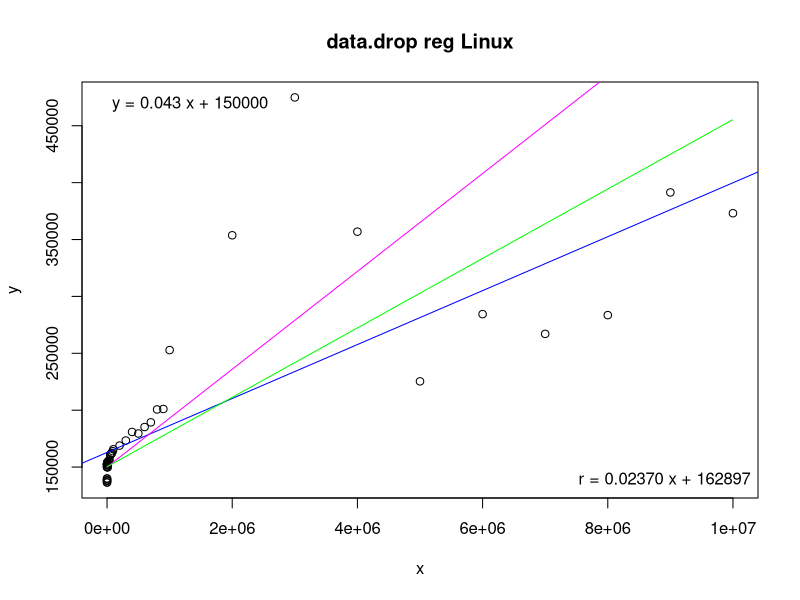
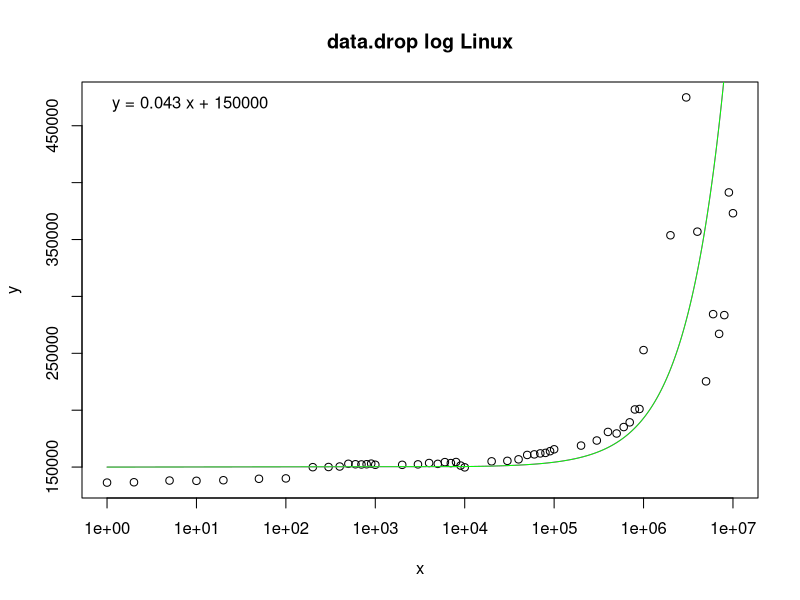

The R script that drew these images, in order:
# Input data
x <- c(1,2,5,10,20,50,100,200,300,400,500,600,700,800,900,1000,2000,3000,4000,5000,6000,7000,8000,9000,10000,20000,30000,40000,50000,60000,70000,80000,90000,100000,200000,300000,400000,500000,600000,700000,800000,900000,1000000,2000000,3000000,4000000,5000000,6000000,7000000,8000000,9000000,10000000)
y <- c(136370,136660,138160,137930,138450,139710,140050,149920,150070,150500,152890,152480,152310,152500,153020,152030,151990,152390,153580,152830,154360,153510,154460,151330,149770,155050,155470,156810,160670,161170,162040,162470,163970,165630,168900,173350,180890,179530,185190,189320,200650,201060,252820,353740,474910,356920,225350,284420,267090,283560,391390,373110)

# Linear regression
model <- lm(y ~ x)
coefs <- coef(model)

# Print regression coefficients
print(coefs)

# Estimating line function
a <- 0.043
b <- 150000.0
fe <- function(x) {
  a*x + b
}

# Estimating staircase function
base <- 150000
size <- 8192
cost <- 250
fs <- function(x) {
  (((x + size - 1) / size) * cost) + base
}

# Estimated line values
xe <- seq(1, 10000000, by = 10000)
ye <- fe(xe)

# Estimated staircase values
xs <- seq(1, 10000000, by = 10000)
ys <- fs(xs)

png("data-drop-reg.png")
plot(x, y, main = "data.drop reg Linux")
abline(model, col = "blue")
lines(xe, ye, col = "magenta")
lines(xs, ys, col = "green")
legend("bottomright", legend = sprintf("r = %.5f x + %.0f", coefs[2], coefs[1]), bty = "n")
legend("topleft", legend = sprintf("y = %.3f x + %.0f", a, b), bty = "n")

png("data-drop-log.png")
plot(x, y, log = "x", main = "data.drop log Linux")
lines(xe, ye, col = "magenta")
lines(xe, ye, col = "green")
legend("topleft", legend = sprintf("y = %.3f x + %.0f", a, b), bty = "n")
